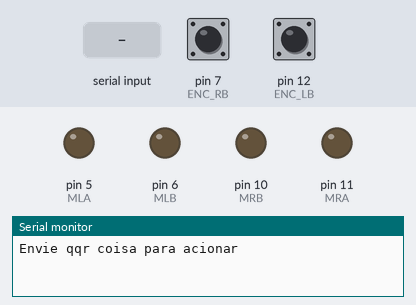
The sketch below on a simulated Arduino Uno, built with avr-gcc and run on an emulated ATmega328P. On the bench: output pins drawn as LEDs (lit = HIGH), the last lines printed to the serial monitor. The test bench sets the inputs (shaded band); at power-on: pin 7 (ENC_RB) HIGH, pin 12 (ENC_LB) HIGH.

Above: at 0.9 s.
1.0 s: "F" received over Serial
2.5 s: "B" received over Serial
At 3.0 s:
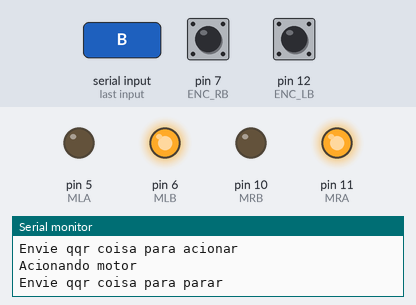
4.0 s: "L" received over Serial
At 5.2 s:
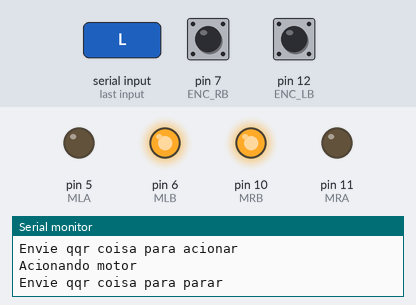
5.5 s: "R" received over Serial
At 6.5 s:
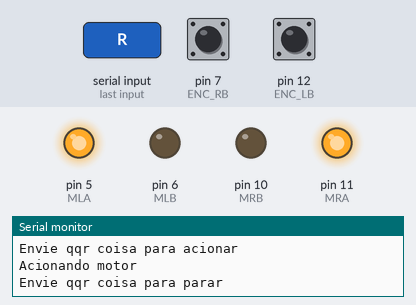
7.0 s: "G" received over Serial
At 7.6 s:
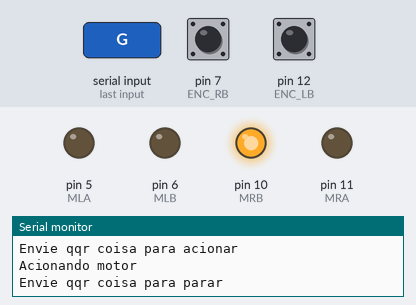
8.5 s: "I" received over Serial
At 8.8 s:
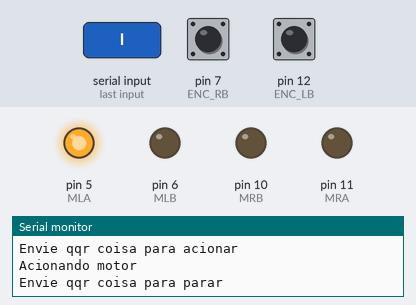
Timing chart, 0 to 11.0 s (numbered marks = the images above; inputs shaded):
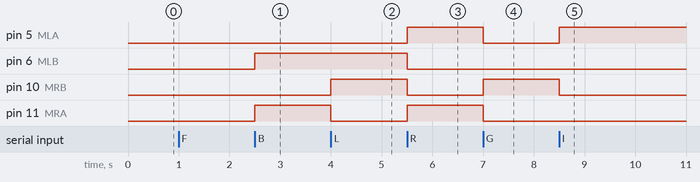

The sketch:

Odometria.ino
```cpp
#include "MsTimer2.h"

#define ENC_LA               13
#define ENC_LB               12
#define MRB                  10
#define MRA                  11
#define SERVO                9
#define ENC_RA               8
#define ENC_RB               7
#define MLA                  5
#define MLB                  6

////////////////////////////////////////////////////// PARÂMETROS
float roda_raio = 22.0/1000;
float l = 120.0/1000;
float dPhi = 2*PI / 2091.0;
float dt = 20.0/1000;
volatile long pulsosR = 0, pulsosL = 0;
float x = 0.0, y = 0.0, theta = 0.0;

////////////////////////////////////////////////////// Testes
long tPrev;


void setup() {
  // put your setup code here, to run once:
  Serial.begin(115200);

  pinMode(ENC_LB, INPUT_PULLUP);
  pinMode(ENC_LA, INPUT_PULLUP);
  pinMode(ENC_RB, INPUT_PULLUP);
  pinMode(ENC_RA, INPUT_PULLUP);
  pinMode(MLA, OUTPUT);
  pinMode(MLB, OUTPUT);
  pinMode(MRA, OUTPUT);
  pinMode(MRB, OUTPUT);

  PCISetup(ENC_LB);
  PCISetup(ENC_RB);

// Colocar dentro do menu 'modo de operação'
  Serial.println("Envie qqr coisa para acionar");
  while(Serial.available() == 0);
  Serial.print("Acionando motor\nEnvie qqr coisa para parar \n");
  while(Serial.available() != 0) Serial.read();

//  digitalWrite(MLA, 1);
//  digitalWrite(MLB, 0);
//  digitalWrite(MRA, 0);
//  digitalWrite(MRB, 1);

  MsTimer2::set(dt*1000, odometria);
  MsTimer2::start();
//  tPrev = millis();
}

void loop() {
  // put your main code here, to run repeatedly:
  if(Serial.available() > 0)
  {

    bluetoothControl();

//    digitalWrite(MLA, 0);
//
//    digitalWrite(MRB, 0);
//    printOdom();
  }
}

////////////////////////////////////////////////////// FUNÇÕES

void PCISetup(byte pin)
{
  *digitalPinToPCMSK(pin) |= bit (digitalPinToPCMSKbit(pin));
  PCIFR |= bit(digitalPinToPCICRbit(pin));
  PCICR |= bit(digitalPinToPCICRbit(pin));
}
```

Bluetooth.ino
```cpp
void bluetoothControl() {
  char buff = Serial.read();

  switch (buff) {

    case 'F':
      controleManual(1, 1);
      break;

    case 'B':
      controleManual(-1, -1);
      break;

    case 'L':
      controleManual(-1, 1);
      break;

    case 'R':
      controleManual(1, -1);
      break;

    case 'G':
      controleManual(0, 1);
      break;

    case 'I':
      controleManual(1, 0);
      break;

    case 'H':
      controleManual(0, -1);
      break;

    case 'J':
      controleManual(-1, 0);
      break;

    case 'S':
      controleManual(0, 0);
      break;

    case 'x':
      printOdom();
      break;
  }
}

void printOdom()
{
  Serial.println(x);
  Serial.println(y);
  Serial.println(theta);
  Serial.println();
}
```

Encoders.ino
```cpp
ISR (PCINT0_vect) // Interrupt Service Routine dos pinos 8 a 13
{
  bool A = digitalRead(ENC_LA);
  bool B = digitalRead(ENC_LB);

  if(A == B)
  {
    pulsosL--;
  }
  else
  {
    pulsosL++;
  }
}

ISR (PCINT2_vect) // Interrupt Service Routine dos pinos 0 a 7
{
  bool A = digitalRead(ENC_RA);
  bool B = digitalRead(ENC_RB);

  if(A == B)
  {
    pulsosR++;
  }
  else
  {
    pulsosR--;
  }
}

void odometria()
{
  // Velocidade linear da roda: v = w*r
  float Vr = pulsosR * (dPhi / dt) * roda_raio;
  float Vl = pulsosL * (dPhi / dt) * roda_raio;
  pulsosL = 0;
  pulsosR = 0;

  if (Vr == Vl) // Se o robô estiver andando em linha reta:
  {
    x += Vr * cos(theta) * dt;
    y += Vr * sin(theta) * dt;
    return;
  }

  // Velocidade angular do robô: (Vr - Vl)/l
  float w = (Vr - Vl) / l;
  // Distância para o centro de curvatura:
  float R = (l / 2) * (Vr + Vl)/(Vr - Vl);
  // Posição do Centro de Curvatura Instantâneo:
  float CCIx = x - R * sin(theta);
  float CCIy = y + R * cos(theta);

  x = cos(dt*w) * (x - CCIx) - sin(dt*w) * (y - CCIy) + CCIx;
  y = sin(dt*w) * (x - CCIx) + cos(dt*w) * (y - CCIy) + CCIy;
  theta += dt*w;
  theta = angleWrap(theta);
}

float angleWrap(float ang)
{
  if (ang > PI)
  {
    return ang - 2 * PI;
  }
  else if (ang < -PI)
  {
    return ang + 2 * PI;
  }
  else
  {
    return ang;
  }
}
```

Motores.ino
```cpp
void controleManual(int esquerdo, int direito)
{
 if (esquerdo == 1) {
    digitalWrite(MLA, 1);
    digitalWrite(MLB, 0);
  }
  else if (esquerdo == 0) {
    digitalWrite(MLA, 0);
    digitalWrite(MLB, 0);
  }
  else if (esquerdo == -1) {
    digitalWrite(MLA, 0);
    digitalWrite(MLB, 1);
  }
  if (direito == 1) {
    digitalWrite(MRA, 0);
    digitalWrite(MRB, 1);
  }
  else if (direito == 0) {
    digitalWrite(MRA, 0);
    digitalWrite(MRB, 0);
  }
  else if (direito == -1) {
    digitalWrite(MRA, 1);
    digitalWrite(MRB, 0);
  }
}
```

Measured:
- after the input at 2.5 s, pin 6 (MLB), pin 11 (MRA): LOW → HIGH at once
- after the input at 4.0 s, pin 10 (MRB): LOW → HIGH at once; pin 11 (MRA): HIGH → LOW at once
- after the input at 5.5 s, pin 5 (MLA), pin 11 (MRA): LOW → HIGH at once; pin 6 (MLB), pin 10 (MRB): HIGH → LOW at once
- after the input at 7.0 s, pin 5 (MLA), pin 11 (MRA): HIGH → LOW at once; pin 10 (MRB): LOW → HIGH at once
- after the input at 8.5 s, pin 5 (MLA): LOW → HIGH at once; pin 10 (MRB): HIGH → LOW at once
